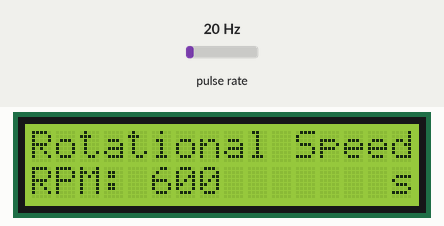
Simulated run of this sketch. Board: Arduino Uno, built with avr-gcc and run on an emulated ATmega328P. Shown: 16×2 character LCD. Wiring (inferred from the names in the program): pulse sensor: data pin 2. The test bench sets the inputs (shaded band); at power-on: pulse rate 20 Hz. What the sketch prints to the serial monitor is not drawn.

Above: at 0.92 s.
1.3 s: pulse rate (sensor on pin 2) set to 50 Hz
At 3.2 s:
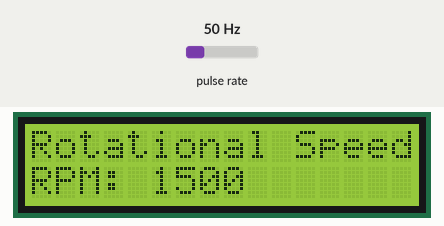
3.9 s: pulse rate (sensor on pin 2) set to 100 Hz
At 4.62 s:
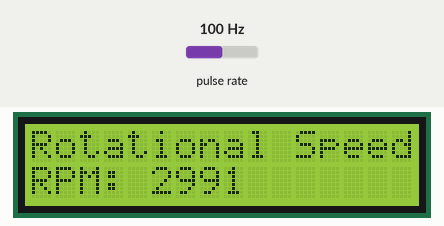
5.5 s: pulse rate (sensor on pin 2) set to 4 Hz
At 6.5 s:
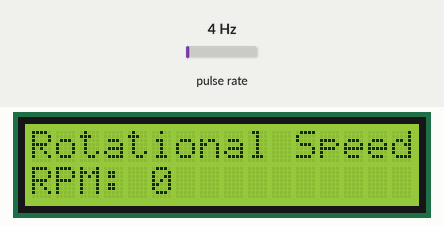
Timing chart, 0 to 8.5 s (numbered marks = the images above; inputs shaded):
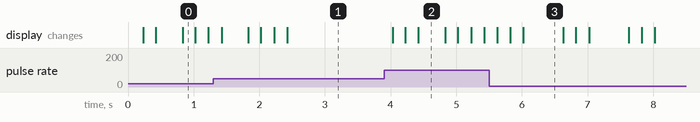

The sketch:

ArduinoUnoTachometer.ino
```cpp
#include <Arduino.h>
#include <LiquidCrystal_I2C.h>

// Hardware configuration
constexpr uint8_t SENSOR_PIN = 2;  // External interrupt on Arduino Uno
constexpr uint8_t LCD_ADDRESS = 0x27;
constexpr uint8_t LCD_COLUMNS = 16;
constexpr uint8_t LCD_ROWS = 2;
constexpr uint8_t PULSES_PER_REVOLUTION = 2;

// If no pulse arrives within this interval, report zero RPM.
constexpr uint32_t NO_PULSE_TIMEOUT_US = 100000UL;

LiquidCrystal_I2C lcd(LCD_ADDRESS, LCD_COLUMNS, LCD_ROWS);

// Shared with the interrupt service routine: copy these atomically in loop().
volatile uint32_t lastPulseMicros = 0;
volatile uint32_t pulsePeriodMicros = 0;
volatile bool hasValidPeriod = false;

uint32_t lastLcdUpdateMs = 0;
uint32_t lastSerialUpdateMs = 0;
uint32_t rpm = 0;

void onPulse() {
  const uint32_t now = micros();

  // The first edge establishes a reference time; it is not a valid period.
  if (lastPulseMicros != 0) {
    const uint32_t period = now - lastPulseMicros; // wrap-safe unsigned subtraction
    if (period > 0) {
      pulsePeriodMicros = period;
      hasValidPeriod = true;
    }
  }
  lastPulseMicros = now;
}

void setup() {
  Serial.begin(9600);
  lcd.init();
  lcd.backlight();

  pinMode(SENSOR_PIN, INPUT);
  attachInterrupt(digitalPinToInterrupt(SENSOR_PIN), onPulse, RISING);

  lcd.setCursor(0, 0);
  lcd.print(F("Digital Tachometer"));
  lcd.setCursor(0, 1);
  lcd.print(F("Waiting for pulse"));
}

void loop() {
  uint32_t lastPulseSnapshot;
  uint32_t periodSnapshot;
  bool validPeriodSnapshot;

  // On the 8-bit ATmega328P, 32-bit shared values need an atomic snapshot.
  noInterrupts();
  lastPulseSnapshot = lastPulseMicros;
  periodSnapshot = pulsePeriodMicros;
  validPeriodSnapshot = hasValidPeriod;
  interrupts();

  const uint32_t nowMicros = micros();
  const bool timedOut =
      (lastPulseSnapshot == 0) ||
      (uint32_t)(nowMicros - lastPulseSnapshot) > NO_PULSE_TIMEOUT_US;

  if (timedOut || !validPeriodSnapshot || periodSnapshot == 0) {
    rpm = 0;
  } else {
    // Divide in stages to avoid overflowing period * pulsesPerRevolution.
    rpm = 60000000UL / (periodSnapshot * PULSES_PER_REVOLUTION);
  }

  const uint32_t nowMs = millis();

  // Refresh the LCD at 5 Hz rather than on every loop iteration.
  if (nowMs - lastLcdUpdateMs >= 200) {
    lastLcdUpdateMs = nowMs;

    lcd.setCursor(0, 0);
    lcd.print(F("Rotational Speed"));
    lcd.setCursor(0, 1);
    lcd.print(F("RPM: "));
    lcd.print(rpm);
    lcd.print(F("       ")); // Clear leftover digits from the previous value.
  }

  if (nowMs - lastSerialUpdateMs >= 500) {
    lastSerialUpdateMs = nowMs;
    Serial.print(F("Pulse period (us): "));
    Serial.print(periodSnapshot);
    Serial.print(F("\tRPM: "));
    Serial.println(rpm);
  }
}
```

Measured:
- after the input at 1.3 s, the display: first changes after 0.13 s (image 1 shows a later state)
- after the input at 3.9 s, the display: changes after 0.13 s (image 2)
- what the display in image 2 shows lasts 0.4 s, from 4.4 s to 4.8 s
- what the display in image 3 shows lasts 0.6 s, from 6.0 s to 6.6 s
